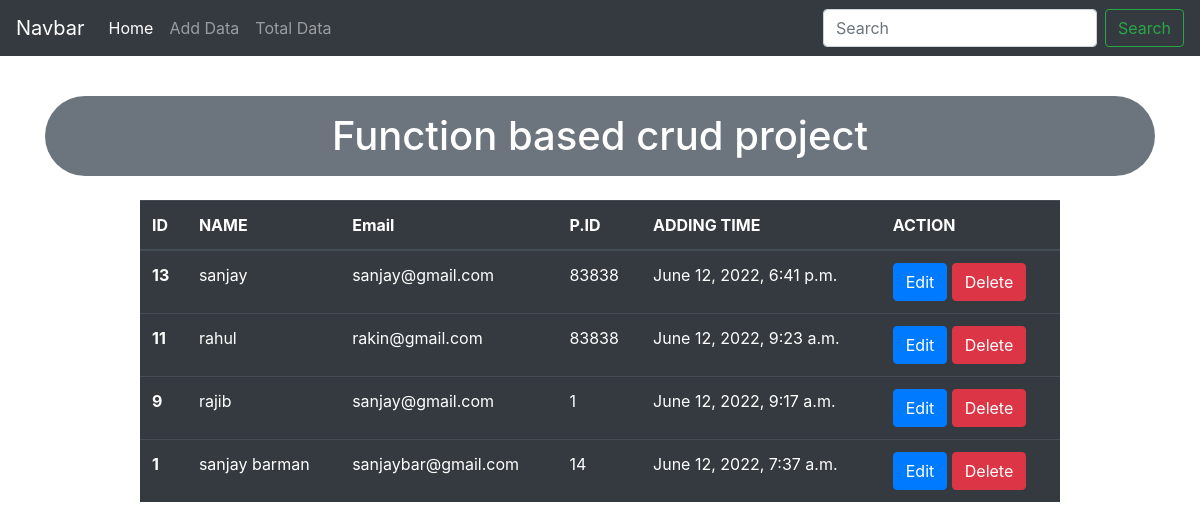
The page / on the database its author committed.
### crud/models.py (models this page shows, shortened)
class People_data(models.Model):
	name = models.CharField(max_length=150)
	email = models.EmailField(max_length=200)
	phone = models.IntegerField()
	date_time = models.DateTimeField(auto_now_add=True)
	class Meta:
		ordering = ['-date_time']

### crud/views.py (the view)
# urls.py: path('',views.HomeView,name="home"),
def HomeView(request):
	form = People_data.objects.all()
	return render(request,'crud/index.html',{'form':form})

### crud/templates/crud/index.html (shortened to what this page needs)
{% extends "crud/base.html" %}
{% block msg %}
  <div class="container">
    <div class="row">
    </div>
  </div>
{% endblock msg %}
{% block content %}
  <h1 class="bg-secondary text-center text-white my-4 rounded-pill py-3">Function based crud project</h1>
  <div class="row">
    <div class="col-md-10 offset-1">
      {% if form %}
        <table class="table table-hover table-dark">
          <thead>
            <tr>
              <th scope="col">ID</th>
              <th scope="col">NAME</th>
              <th scope="col">Email</th>
              <th scope="col">P.ID</th>
              <th>ADDING TIME</th>
              <th scope="col">ACTION</th>
            </tr>
          </thead>
          <tbody>
            {% for fm in form %}
            <tr>
              <th>{{fm.id}}</th>
              <td>{{fm.name}}</td>
              <td>{{fm.email}}</td>
              <td>{{fm.phone}}</td>
              <td>{{fm.date_time}}</td>
              <td>
                <a href="{% url 'edit' fm.id %}" class="btn btn-primary">Edit</a>
                <a href="{% url 'delete' fm.id %}" class="btn btn-danger">Delete</a>
              </td>
            </tr>
            {% endfor %}
          </tbody>
        </table>
        {% else %}
        no data
        {% endif %}
      </div>
  </div>
{% endblock content %}

### crud/templates/crud/base.html (shortened to what this page needs)
<!doctype html>
  {% load static %}
<html lang="en">
  <head>
    <link rel="stylesheet" href="https://cdn.jsdelivr.net/npm/bootstrap@4.6.1/dist/css/bootstrap.min.css">
    <link rel="stylesheet" href="{% static 'css/style.css' %}">
  </head>
  <body>
    {% include "crud/navbar.html" %}
    {% block msg %}
    {% endblock msg %}
    <div class="container">
      {% block content %}
      {% endblock content %}
    </div>
  </body>
</html>

### crud/templates/crud/navbar.html
<nav class="navbar navbar-expand-lg navbar-dark bg-dark">
  <a class="navbar-brand" href="#">Navbar</a>
  <div class="collapse navbar-collapse" id="navbarSupportedContent">
    <ul class="navbar-nav mr-auto">
      <li class="nav-item active">
        <a class="nav-link" href="{% url 'home' %}">Home</a>
      </li>
      <li class="nav-item">
        <a class="nav-link" href="{% url 'add' %}">Add Data</a>
      </li>
      <li class="nav-item">
        <a class="nav-link" href="{% url 'count' %}">Total Data</a>
      </li>
    </ul>
    <form method="get" action="/search" class="form-inline my-2 my-lg-0">
      <input class="form-control mr-sm-2" type="search" placeholder="Search" aria-label="Search" name="search">
      <button class="btn btn-outline-success my-2 my-sm-0" type="submit">Search</button>
    </form>
  </div>
</nav>

### rows shown on the page
People_data: id "13", name "sanjay", email "sanjay@gmail.com", phone "83838", date_time "June 12, 2022, 6:41 p.m."
People_data: id "11", name "rahul", email "rakin@gmail.com", phone "83838", date_time "June 12, 2022, 9:23 a.m."
People_data: id "9", name "rajib", email "sanjay@gmail.com", phone "1", date_time "June 12, 2022, 9:17 a.m."
People_data: id "1", name "sanjay barman", email "sanjaybar@gmail.com", phone "14", date_time "June 12, 2022, 7:37 a.m."
